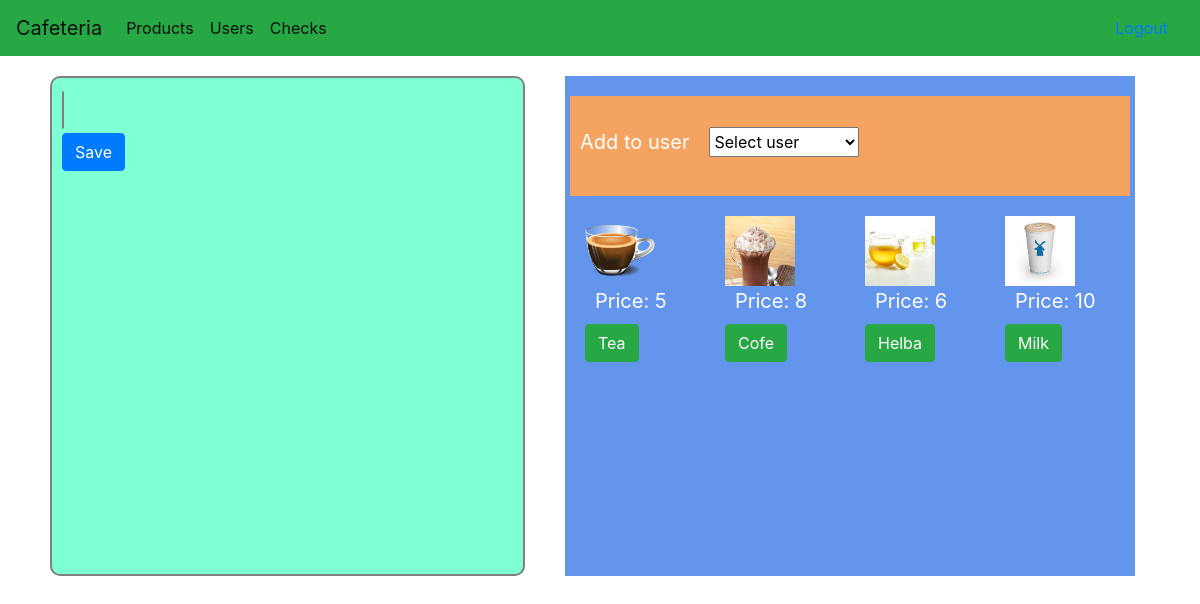
The app's page /admin_part/products.php with its own data.
### tables this page shows
CREATE TABLE `products` (
  `product_Id` int(11) NOT NULL,
  `product_name` varchar(50) DEFAULT NULL,
  `product_price` int(11) DEFAULT NULL,
  `product_picture` varchar(200) DEFAULT NULL,
  `catagory_Id` int(11) DEFAULT NULL
);

### admin_part/products2.php (called while the page is built, shortened)
<?php
$dns = "mysql:dbname=cafeteria;host=localhost;";
$username = 'root';
$password = "";
try {
    $db = new PDO($dns,$username,$password);
    $query = "SELECT * FROM `products`";
    $stmt = $db->prepare($query);
    $stmt->execute();
    $products = $stmt->fetchAll(PDO::FETCH_OBJ);
} catch (Throwable $th) {
    throw $th;
}

### admin_part/products.php (the view, shortened to what this page needs)
<?php
include 'header.php';
include('products2.php');
?>
<div class="container">
    <div class="row">
        <div class="col-5 bg-sucsses" id="bell">
            <div>
                <span id='totalPrice' style='font-size:30px;'>
                </span>
                <div>
                    <button class='btn btn-primary' onclick="save()">Save</button>
                </div>
            </div>
        </div>
        <div class="col-6" id="things">
            <div class="row selectUsers align-content-center">
                <label for="">Add to user</label>
                <select name="users" id="usersName">
                    <option value="">Select user</option>
                </select>
            </div>
            <div class="row products" id="products">
                <?php foreach ($products as $product) { ?>
                    <div class='col-3'>
                        <img src='<?= $product->product_picture ?>' alt='' srcset=''>
                        <label>Price: <?= $product->product_price ?></label>
                        <button class='btn btn-success addTo' onclick="addToCard('<?= $product->product_name ?>','<?= $product->product_price ?>','<?= $product->product_Id ?>')" value='<?= $product->product_Id ?>'><?= $product->product_name ?></button>
                    </div>
                <?php } ?>
            </div>
        </div>
    </div>
</div>
</body>
</html>

### admin_part/style.css (style rules this page uses)
* { margin: 0; padding: 0; box-sizing: border-box; }
#bell { background-color: aquamarine; border: 2px solid gray; border-radius: 10px; height: 500px; margin: 20px; padding: 10px; }
#things { background-color: cornflowerblue; padding: 20px; margin: 20px; }
img { width: 70px; height: 70px; }
.selectUsers { background-color: sandybrown; min-height: 100px; }
#usersName { width: 150px; height: 30px; margin-left: 20px; }
#things label { font-size: 20px; color: white; margin-left: 10px; }
#products { margin-top: 20px; }
#totalPrice { border: 1px solid gray; border-radius: 10px; color: slateblue; }

### records on screen
products: product_picture (picture), product_price "5", product_name "Tea"
products: product_picture (picture), product_price "8", product_name "Cofe"
products: product_picture (picture), product_price "6", product_name "Helba"
products: product_picture (picture), product_price "10", product_name "Milk"
